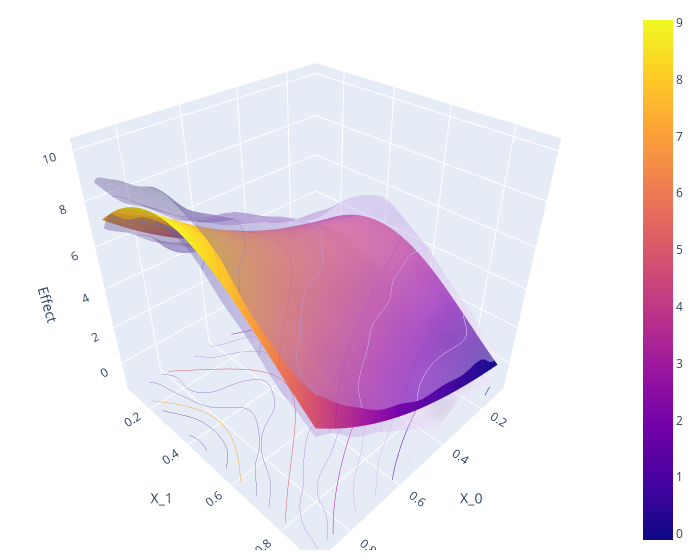

Notebook code cell kept with this figure:
### Code cell
import plotly.graph_objects as go

true_effect = np.array([treatment_effect_2d(x_i) for x_i in zip(x_0.ravel(), x_1.ravel())]).reshape(x_0.shape)
effect = np.asarray(df_cate['effect']).reshape(x_0.shape)
lower_bound = np.asarray(df_cate['2.5 %']).reshape(x_0.shape)
upper_bound = np.asarray(df_cate['97.5 %']).reshape(x_0.shape)

fig = go.Figure(data=[
    go.Surface(x=x_0,
               y=x_1,
               z=true_effect),
    go.Surface(x=x_0,
               y=x_1,
               z=upper_bound, showscale=False, opacity=0.4,colorscale='purp'),
    go.Surface(x=x_0,
               y=x_1,
               z=lower_bound, showscale=False, opacity=0.4,colorscale='purp'),
])
fig.update_traces(contours_z=dict(show=True, usecolormap=True,
                                  highlightcolor="limegreen", project_z=True))

fig.update_layout(scene = dict(
                    xaxis_title='X_0',
                    yaxis_title='X_1',
                    zaxis_title='Effect'),
                    width=700,
                    margin=dict(r=20, b=10, l=10, t=10))

fig.show()

### Figure 1 — Plotly figure (JSON) as saved in the notebook; plotly's stock layout.template omitted (floating-point values rounded to 4 significant figures; data arrays with more than 128 entries replaced by an {"elided": "..."} marker saying what was removed)
{"data": [{"contours": {"z": {"highlightcolor": "limegreen", "project": {"z": true}, "show": true, "usecolormap": true}}, "type": "surface", "x": {"elided": "100x100 float values"}, "y": {"elided": "100x100 float values"}, "z": {"elided": "100x100 float values"}}, {"colorscale": [[0, "rgb(243, 224, 247)"], [0.1667, "rgb(228, 199, 241)"], [0.3333, "rgb(209, 175, 232)"], [0.5, "rgb(185, 152, 221)"], [0.6667, "rgb(159, 130, 206)"], [0.8333, "rgb(130, 109, 186)"], [1, "rgb(99, 88, 159)"]], "contours": {"z": {"highlightcolor": "limegreen", "project": {"z": true}, "show": true, "usecolormap": true}}, "opacity": 0.4, "showscale": false, "type": "surface", "x": {"elided": "100x100 float values"}, "y": {"elided": "100x100 float values"}, "z": {"elided": "100x100 float values"}}, {"colorscale": [[0, "rgb(243, 224, 247)"], [0.1667, "rgb(228, 199, 241)"], [0.3333, "rgb(209, 175, 232)"], [0.5, "rgb(185, 152, 221)"], [0.6667, "rgb(159, 130, 206)"], [0.8333, "rgb(130, 109, 186)"], [1, "rgb(99, 88, 159)"]], "contours": {"z": {"highlightcolor": "limegreen", "project": {"z": true}, "show": true, "usecolormap": true}}, "opacity": 0.4, "showscale": false, "type": "surface", "x": {"elided": "100x100 float values"}, "y": {"elided": "100x100 float values"}, "z": {"elided": "100x100 float values"}}], "layout": {"margin": {"b": 10, "l": 10, "r": 20, "t": 10}, "scene": {"xaxis": {"title": {"text": "X_0"}}, "yaxis": {"title": {"text": "X_1"}}, "zaxis": {"title": {"text": "Effect"}}}, "width": 700}}
